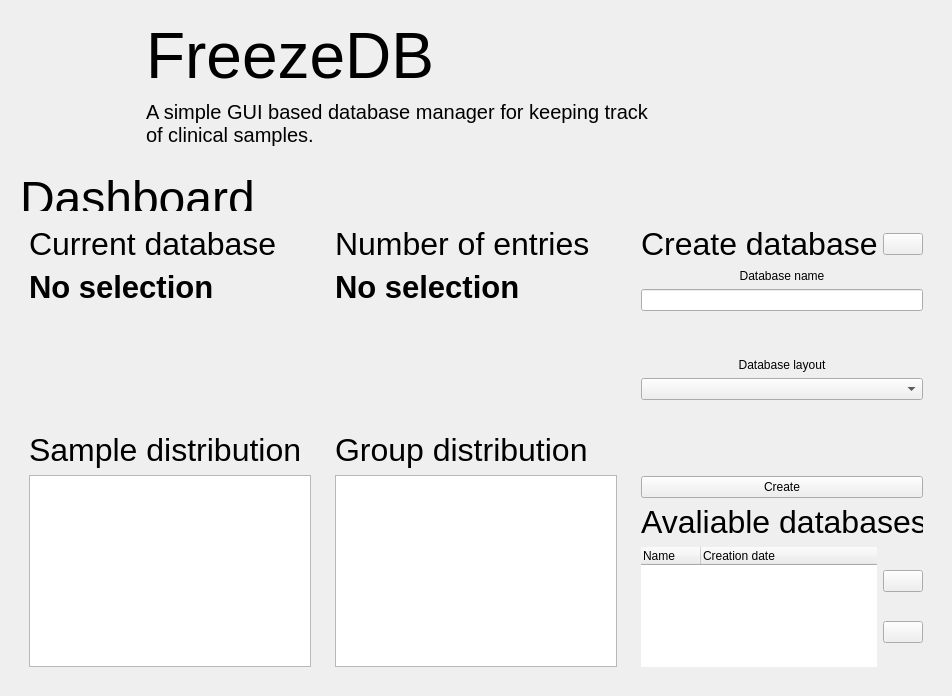
           <widget class="QWidget" name="page_home">
            <layout class="QVBoxLayout" name="verticalLayout_3">
             <item>
              <widget class="QFrame" name="frame_top">
               <property name="maximumSize">
                <size>
                 <width>16777215</width>
                 <height>180</height>
                </size>
               </property>
               <property name="frameShape">
                <enum>QFrame::NoFrame</enum>
               </property>
               <property name="frameShadow">
                <enum>QFrame::Plain</enum>
               </property>
               <layout class="QHBoxLayout" name="horizontalLayout_4">
                <item>
                 <widget class="QLabel" name="figure_logo">
                  <property name="minimumSize">
                   <size>
                    <width>120</width>
                    <height>0</height>
                   </size>
                  </property>
                  <property name="maximumSize">
                   <size>
                    <width>120</width>
                    <height>16777215</height>
                   </size>
                  </property>
                  <property name="text">
                   <string/>
                  </property>
                  <property name="pixmap">
                   <pixmap resource="../graphics/icons.qrc">:/figures/figures/logo.png</pixmap>
                  </property>
                 </widget>
                </item>
                <item>
                 <layout class="QVBoxLayout" name="layout_level_1__1">
                  <item>
                   <widget class="QLabel" name="txt_freezedb">
                    <property name="minimumSize">
                     <size>
                      <width>400</width>
                      <height>0</height>
                     </size>
                    </property>
                    <property name="text">
                     <string>&lt;html&gt;&lt;head/&gt;&lt;body&gt;&lt;p&gt;&lt;span style=&quot; font-size:48pt;&quot;&gt;FreezeDB&lt;/span&gt;&lt;/p&gt;&lt;/body&gt;&lt;/html&gt;</string>
                    </property>
                    <property name="textFormat">
                     <enum>Qt::RichText</enum>
                    </property>
                   </widget>
                  </item>
                  <item>
                   <widget class="QLabel" name="txt_subtitle">
                    <property name="minimumSize">
                     <size>
                      <width>400</width>
                      <height>0</height>
                     </size>
                    </property>
                    <property name="font">
                     <font>
                      <pointsize>15</pointsize>
                     </font>
                    </property>
                    <property name="text">
                     <string>A simple GUI based database manager for keeping track 
of clinical samples.</string>
                    </property>
                    <property name="alignment">
                     <set>Qt::AlignLeading|Qt::AlignLeft|Qt::AlignTop</set>
                    </property>
                   </widget>
                  </item>
                 </layout>
                </item>
               </layout>
              </widget>
             </item>
             <item>
              <widget class="QFrame" name="frame_bottom">
               <property name="frameShape">
                <enum>QFrame::NoFrame</enum>
               </property>
               <property name="frameShadow">
                <enum>QFrame::Plain</enum>
               </property>
               <layout class="QVBoxLayout" name="verticalLayout_8">
                <item>
                 <widget class="QLabel" name="txt_dashboard">
                  <property name="maximumSize">
                   <size>
                    <width>16777214</width>
                    <height>40</height>
                   </size>
                  </property>
                  <property name="text">
                   <string>&lt;html&gt;&lt;head/&gt;&lt;body&gt;&lt;p&gt;&lt;span style=&quot; font-size:36pt;&quot;&gt;Dashboard&lt;/span&gt;&lt;/p&gt;&lt;/body&gt;&lt;/html&gt;</string>
                  </property>
                 </widget>
                </item>
                <item>
                 <layout class="QHBoxLayout" name="layout_level_1__2">
                  <item>
                   <layout class="QHBoxLayout" name="layout_level_2__1">
                    <property name="spacing">
                     <number>-1</number>
                    </property>
                    <item>
                     <layout class="QVBoxLayout" name="layout_level_3__2">
                      <property name="spacing">
                       <number>-1</number>
                      </property>
                      <item>
                       <widget class="QCard" name="card_currentDatabase">
                        <property name="minimumSize">
                         <size>
                          <width>300</width>
                          <height>200</height>
                         </size>
                        </property>
                        <property name="frameShape">
                         <enum>QFrame::NoFrame</enum>
                        </property>
                        <property name="frameShadow">
                         <enum>QFrame::Raised</enum>
                        </property>
                        <layout class="QVBoxLayout" name="verticalLayout_7">
                         <item>
                          <widget class="QLabel" name="txt_currentDatabase">
                           <property name="text">
                            <string>&lt;html&gt;&lt;head/&gt;&lt;body&gt;&lt;p&gt;&lt;span style=&quot; font-size:24pt;&quot;&gt;Current database&lt;/span&gt;&lt;/p&gt;&lt;/body&gt;&lt;/html&gt;</string>
                           </property>
                          </widget>
                         </item>
                         <item>
                          <widget class="QTextOutput" name="output_db_selection">
                           <property name="font">
                            <font>
                             <pointsize>23</pointsize>
                             <weight>75</weight>
                             <bold>true</bold>
                            </font>
                           </property>
                           <property name="text">
                            <string>No selection</string>
                           </property>
                           <property name="textFormat">
                            <enum>Qt::PlainText</enum>
                           </property>
                          </widget>
                         </item>
                         <item>
                          <spacer name="verticalSpacer_2">
                           <property name="orientation">
                            <enum>Qt::Vertical</enum>
                           </property>
                           <property name="sizeHint" stdset="0">
                            <size>
                             <width>20</width>
                             <height>40</height>
                            </size>
                           </property>
                          </spacer>
                         </item>
                        </layout>
                       </widget>
                      </item>
                      <item>
                       <widget class="QCard" name="card_sampleDist">
                        <property name="minimumSize">
                         <size>
                          <width>300</width>
                          <height>200</height>
                         </size>
                        </property>
                        <property name="frameShape">
                         <enum>QFrame::NoFrame</enum>
                        </property>
                        <property name="frameShadow">
                         <enum>QFrame::Raised</enum>
                        </property>
                        <layout class="QVBoxLayout" name="verticalLayout_10">
                         <item>
                          <widget class="QLabel" name="txt_sample_dist__text_xl">
                           <property name="text">
                            <string>&lt;html&gt;&lt;head/&gt;&lt;body&gt;&lt;p&gt;&lt;span style=&quot; font-size:24pt;&quot;&gt;Sample distribution&lt;/span&gt;&lt;/p&gt;&lt;/body&gt;&lt;/html&gt;</string>
                           </property>
                          </widget>
                         </item>
                         <item>
                          <widget class="QGraphicsView" name="graphicsView"/>
                         </item>
                        </layout>
                       </widget>
                      </item>
                     </layout>
                    </item>
                    <item>
                     <layout class="QVBoxLayout" name="layout_level_3__1">
                      <property name="spacing">
                       <number>-1</number>
                      </property>
                      <item>
                       <widget class="QCard" name="card_nSamples">
                        <property name="minimumSize">
                         <size>
                          <width>300</width>
                          <height>200</height>
                         </size>
                        </property>
                        <property name="frameShape">
                         <enum>QFrame::NoFrame</enum>
                        </property>
                        <property name="frameShadow">
                         <enum>QFrame::Raised</enum>
                        </property>
                        <layout class="QVBoxLayout" name="verticalLayout_9">
                         <item>
                          <widget class="QLabel" name="txt_nSamples">
                           <property name="text">
                            <string>&lt;html&gt;&lt;head/&gt;&lt;body&gt;&lt;p&gt;&lt;span style=&quot; font-size:24pt;&quot;&gt;Number of entries&lt;/span&gt;&lt;/p&gt;&lt;/body&gt;&lt;/html&gt;</string>
                           </property>
                          </widget>
                         </item>
                         <item>
                          <widget class="QTextOutput" name="output_number_of_samples">
                           <property name="font">
                            <font>
                             <pointsize>23</pointsize>
                             <weight>75</weight>
                             <bold>true</bold>
                            </font>
                           </property>
                           <property name="text">
                            <string>No selection</string>
                           </property>
                           <property name="textFormat">
                            <enum>Qt::PlainText</enum>
                           </property>
                          </widget>
                         </item>
                         <item>
                          <spacer name="verticalSpacer_3">
                           <property name="orientation">
                            <enum>Qt::Vertical</enum>
                           </property>
                           <property name="sizeHint" stdset="0">
                            <size>
                             <width>20</width>
                             <height>40</height>
                            </size>
                           </property>
                          </spacer>
                         </item>
                        </layout>
                       </widget>
                      </item>
                      <item>
                       <widget class="QCard" name="card_groupDist">
                        <property name="minimumSize">
                         <size>
                          <width>300</width>
                          <height>200</height>
                         </size>
                        </property>
                        <property name="frameShape">
                         <enum>QFrame::NoFrame</enum>
                        </property>
                        <property name="frameShadow">
                         <enum>QFrame::Raised</enum>
                        </property>
                        <layout class="QVBoxLayout" name="verticalLayout_11">
                         <item>
                          <widget class="QLabel" name="txt_group_dist__text_xl">
                           <property name="text">
                            <string>&lt;html&gt;&lt;head/&gt;&lt;body&gt;&lt;p&gt;&lt;span style=&quot; font-size:24pt;&quot;&gt;Group distribution&lt;/span&gt;&lt;/p&gt;&lt;/body&gt;&lt;/html&gt;</string>
                           </property>
                          </widget>
                         </item>
                         <item>
                          <widget class="QGraphicsView" name="graphicsView_2"/>
                         </item>
                        </layout>
                       </widget>
                      </item>
                     </layout>
                    </item>
                   </layout>
                  </item>
                  <item>
                   <widget class="QCard" name="card_database">
                    <property name="minimumSize">
                     <size>
                      <width>250</width>
                      <height>0</height>
                     </size>
                    </property>
                    <property name="maximumSize">
                     <size>
                      <width>300</width>
                      <height>16777215</height>
                     </size>
                    </property>
                    <property name="frameShape">
                     <enum>QFrame::NoFrame</enum>
                    </property>
                    <property name="frameShadow">
                     <enum>QFrame::Raised</enum>
                    </property>
                    <layout class="QVBoxLayout" name="verticalLayout_14">
                     <item>
                      <layout class="QVBoxLayout" name="layout_level_2__2">
                       <item>
                        <layout class="QHBoxLayout" name="layout_level_3_2">
                         <item>
                          <widget class="QLabel" name="txt_create_db__text_xl">
                           <property name="minimumSize">
                            <size>
                             <width>185</width>
                             <height>0</height>
                            </size>
                           </property>
                           <property name="maximumSize">
                            <size>
                             <width>16777215</width>
                             <height>40</height>
                            </size>
                           </property>
                           <property name="text">
                            <string>&lt;html&gt;&lt;head/&gt;&lt;body&gt;&lt;p&gt;&lt;span style=&quot; font-size:24pt;&quot;&gt;Create database&lt;/span&gt;&lt;/p&gt;&lt;/body&gt;&lt;/html&gt;</string>
                           </property>
                          </widget>
                         </item>
                         <item>
                          <widget class="QSmallButton" name="btn_pref">
                           <property name="maximumSize">
                            <size>
                             <width>16777215</width>
                             <height>16777215</height>
                            </size>
                           </property>
                           <property name="text">
                            <string/>
                           </property>
                           <property name="icon">
                            <iconset resource="../graphics/icons.qrc">
                             <normaloff>:/white_icons/white_icons/settings-white-18dp.svg</normaloff>:/white_icons/white_icons/settings-white-18dp.svg</iconset>
                           </property>
                           <property name="iconSize">
                            <size>
                             <width>24</width>
                             <height>24</height>
                            </size>
                           </property>
                          </widget>
                         </item>
                        </layout>
                       </item>
                       <item>
                        <layout class="QVBoxLayout" name="layout_level_3_3">
                         <property name="bottomMargin">
                          <number>0</number>
                         </property>
                         <item>
                          <widget class="QLabel" name="txt_db_name__text_base">
                           <property name="styleSheet">
                            <string notr="true">

    text-align: center;









</string>
                           </property>
                           <property name="text">
                            <string>Database name</string>
                           </property>
                           <property name="alignment">
                            <set>Qt::AlignCenter</set>
                           </property>
                          </widget>
                         </item>
                         <item>
                          <widget class="QLineEdit" name="input_createDatabase"/>
                         </item>
                         <item>
                          <spacer name="verticalSpacer_8">
                           <property name="orientation">
                            <enum>Qt::Vertical</enum>
                           </property>
                           <property name="sizeHint" stdset="0">
                            <size>
                             <width>20</width>
                             <height>5</height>
                            </size>
                           </property>
                          </spacer>
                         </item>
                         <item>
                          <widget class="QLabel" name="label">
                           <property name="text">
                            <string>Database layout</string>
                           </property>
                           <property name="alignment">
                            <set>Qt::AlignCenter</set>
                           </property>
                          </widget>
                         </item>
                         <item>
                          <widget class="QComboBox" name="comboBox"/>
                         </item>
                         <item>
                          <spacer name="verticalSpacer_4">
                           <property name="orientation">
                            <enum>Qt::Vertical</enum>
                           </property>
                           <property name="sizeHint" stdset="0">
                            <size>
                             <width>20</width>
                             <height>70</height>
                            </size>
                           </property>
                          </spacer>
                         </item>
                         <item>
                          <widget class="QMediumButton" name="btn_createDB">
                           <property name="text">
                            <string>Create</string>
                           </property>
                          </widget>
                         </item>
                        </layout>
                       </item>
                      </layout>
                     </item>
                     <item>
                      <layout class="QVBoxLayout" name="layout_level_2__3">
                       <item>
                        <widget class="QLabel" name="txt_select_db__text_xl">
                         <property name="text">
                          <string>&lt;html&gt;&lt;head/&gt;&lt;body&gt;&lt;p&gt;&lt;span style=&quot; font-size:24pt;&quot;&gt;Avaliable databases&lt;/span&gt;&lt;/p&gt;&lt;/body&gt;&lt;/html&gt;</string>
                         </property>
                        </widget>
                       </item>
                       <item>
                        <layout class="QHBoxLayout" name="layout_level_3__3">
                         <property name="spacing">
                          <number>-1</number>
                         </property>
                         <item>
                          <widget class="QTreeWidget" name="tree_databaseViewHome">
                           <property name="sizePolicy">
                            <sizepolicy hsizetype="Fixed" vsizetype="Fixed">
                             <horstretch>0</horstretch>
                             <verstretch>0</verstretch>
                            </sizepolicy>
                           </property>
                           <property name="maximumSize">
                            <size>
                             <width>16777215</width>
                             <height>120</height>
                            </size>
                           </property>
                           <property name="styleSheet">
                            <string notr="true">    border-radius: 4px;
</string>
                           </property>
                           <property name="frameShape">
                            <enum>QFrame::NoFrame</enum>
                           </property>
                           <attribute name="headerVisible">
                            <bool>true</bool>
                           </attribute>
                           <attribute name="headerCascadingSectionResizes">
                            <bool>false</bool>
                           </attribute>
                           <attribute name="headerDefaultSectionSize">
                            <number>60</number>
                           </attribute>
                           <attribute name="headerHighlightSections">
                            <bool>false</bool>
                           </attribute>
                           <attribute name="headerStretchLastSection">
                            <bool>true</bool>
                           </attribute>
                           <column>
                            <property name="text">
                             <string notr="true">Name</string>
                            </property>
                           </column>
                           <column>
                            <property name="text">
                             <string>Creation date</string>
                            </property>
                           </column>
                          </widget>
                         </item>
                         <item>
                          <layout class="QVBoxLayout" name="layout_level_4__1">
                           <item>
                            <widget class="QSmallButton" name="btn_refreshDatabase">
                             <property name="text">
                              <string/>
                             </property>
                             <property name="icon">
                              <iconset resource="../graphics/icons.qrc">
                               <normaloff>:/white_icons/white_icons/refresh-white-18dp.svg</normaloff>:/white_icons/white_icons/refresh-white-18dp.svg</iconset>
                             </property>
                             <property name="iconSize">
                              <size>
                               <width>24</width>
                               <height>24</height>
                              </size>
                             </property>
                            </widget>
                           </item>
                           <item>
                            <widget class="QSmallButton" name="btn_deleteDatabase">
                             <property name="text">
                              <string/>
                             </property>
                             <property name="icon">
                              <iconset resource="../graphics/icons.qrc">
                               <normaloff>:/white_icons/white_icons/delete-white-18dp.svg</normaloff>:/white_icons/white_icons/delete-white-18dp.svg</iconset>
                             </property>
                             <property name="iconSize">
                              <size>
                               <width>24</width>
                               <height>24</height>
                              </size>
                             </property>
                            </widget>
                           </item>
                          </layout>
                         </item>
                        </layout>
                       </item>
                      </layout>
                     </item>
                    </layout>
                   </widget>
                  </item>
                 </layout>
                </item>
               </layout>
              </widget>
             </item>
            </layout>
           </widget>
